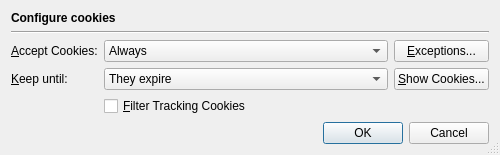
<?xml version="1.0" encoding="UTF-8"?>
<ui version="4.0">
 <class>CookiesConfigurationDialog</class>
 <widget class="QDialog" name="CookiesConfigurationDialog">
  <property name="geometry">
   <rect>
    <x>0</x>
    <y>0</y>
    <width>500</width>
    <height>152</height>
   </rect>
  </property>
  <property name="windowTitle">
   <string>Configure cookies</string>
  </property>
  <property name="sizeGripEnabled">
   <bool>true</bool>
  </property>
  <layout class="QVBoxLayout" name="verticalLayout">
   <item>
    <widget class="QLabel" name="headerLabel">
     <property name="text">
      <string>&lt;b&gt;Configure cookies&lt;/b&gt;</string>
     </property>
    </widget>
   </item>
   <item>
    <widget class="Line" name="line17">
     <property name="frameShape">
      <enum>QFrame::HLine</enum>
     </property>
     <property name="frameShadow">
      <enum>QFrame::Sunken</enum>
     </property>
     <property name="orientation">
      <enum>Qt::Horizontal</enum>
     </property>
    </widget>
   </item>
   <item>
    <layout class="QGridLayout" name="gridLayout">
     <item row="0" column="0">
      <widget class="QLabel" name="label_2">
       <property name="text">
        <string>&amp;Accept Cookies:</string>
       </property>
       <property name="buddy">
        <cstring>acceptCombo</cstring>
       </property>
      </widget>
     </item>
     <item row="0" column="1">
      <widget class="QComboBox" name="acceptCombo">
       <property name="sizePolicy">
        <sizepolicy hsizetype="Expanding" vsizetype="Fixed">
         <horstretch>0</horstretch>
         <verstretch>0</verstretch>
        </sizepolicy>
       </property>
       <property name="toolTip">
        <string>Select the accept policy</string>
       </property>
       <item>
        <property name="text">
         <string>Always</string>
        </property>
       </item>
       <item>
        <property name="text">
         <string>Never</string>
        </property>
       </item>
       <item>
        <property name="text">
         <string>Only from sites you navigate to</string>
        </property>
       </item>
      </widget>
     </item>
     <item row="0" column="2">
      <widget class="QPushButton" name="exceptionsButton">
       <property name="toolTip">
        <string>Show a dialog to configure exceptions</string>
       </property>
       <property name="text">
        <string>&amp;Exceptions...</string>
       </property>
      </widget>
     </item>
     <item row="1" column="0">
      <widget class="QLabel" name="label">
       <property name="text">
        <string>&amp;Keep until:</string>
       </property>
       <property name="buddy">
        <cstring>keepUntilCombo</cstring>
       </property>
      </widget>
     </item>
     <item row="1" column="1">
      <widget class="QComboBox" name="keepUntilCombo">
       <property name="sizePolicy">
        <sizepolicy hsizetype="Expanding" vsizetype="Fixed">
         <horstretch>0</horstretch>
         <verstretch>0</verstretch>
        </sizepolicy>
       </property>
       <property name="toolTip">
        <string>Select the keep policy</string>
       </property>
       <item>
        <property name="text">
         <string>They expire</string>
        </property>
       </item>
       <item>
        <property name="text">
         <string>I exit the application</string>
        </property>
       </item>
       <item>
        <property name="text">
         <string>At most 90 days</string>
        </property>
       </item>
      </widget>
     </item>
     <item row="1" column="2">
      <widget class="QPushButton" name="cookiesButton">
       <property name="toolTip">
        <string>Show a dialog listing all cookies</string>
       </property>
       <property name="text">
        <string>&amp;Show Cookies...</string>
       </property>
      </widget>
     </item>
     <item row="2" column="1">
      <widget class="QCheckBox" name="filterTrackingCookiesCheckbox">
       <property name="toolTip">
        <string>Select to filter tracking cookies</string>
       </property>
       <property name="text">
        <string>&amp;Filter Tracking Cookies</string>
       </property>
      </widget>
     </item>
    </layout>
   </item>
   <item>
    <widget class="QDialogButtonBox" name="buttonBox">
     <property name="orientation">
      <enum>Qt::Horizontal</enum>
     </property>
     <property name="standardButtons">
      <set>QDialogButtonBox::Cancel|QDialogButtonBox::Ok</set>
     </property>
    </widget>
   </item>
  </layout>
 </widget>
 <tabstops>
  <tabstop>acceptCombo</tabstop>
  <tabstop>exceptionsButton</tabstop>
  <tabstop>keepUntilCombo</tabstop>
  <tabstop>cookiesButton</tabstop>
  <tabstop>filterTrackingCookiesCheckbox</tabstop>
  <tabstop>buttonBox</tabstop>
 </tabstops>
 <resources/>
 <connections>
  <connection>
   <sender>buttonBox</sender>
   <signal>accepted()</signal>
   <receiver>CookiesConfigurationDialog</receiver>
   <slot>accept()</slot>
   <hints>
    <hint type="sourcelabel">
     <x>248</x>
     <y>254</y>
    </hint>
    <hint type="destinationlabel">
     <x>157</x>
     <y>274</y>
    </hint>
   </hints>
  </connection>
  <connection>
   <sender>buttonBox</sender>
   <signal>rejected()</signal>
   <receiver>CookiesConfigurationDialog</receiver>
   <slot>reject()</slot>
   <hints>
    <hint type="sourcelabel">
     <x>316</x>
     <y>260</y>
    </hint>
    <hint type="destinationlabel">
     <x>286</x>
     <y>274</y>
    </hint>
   </hints>
  </connection>
 </connections>
</ui>
